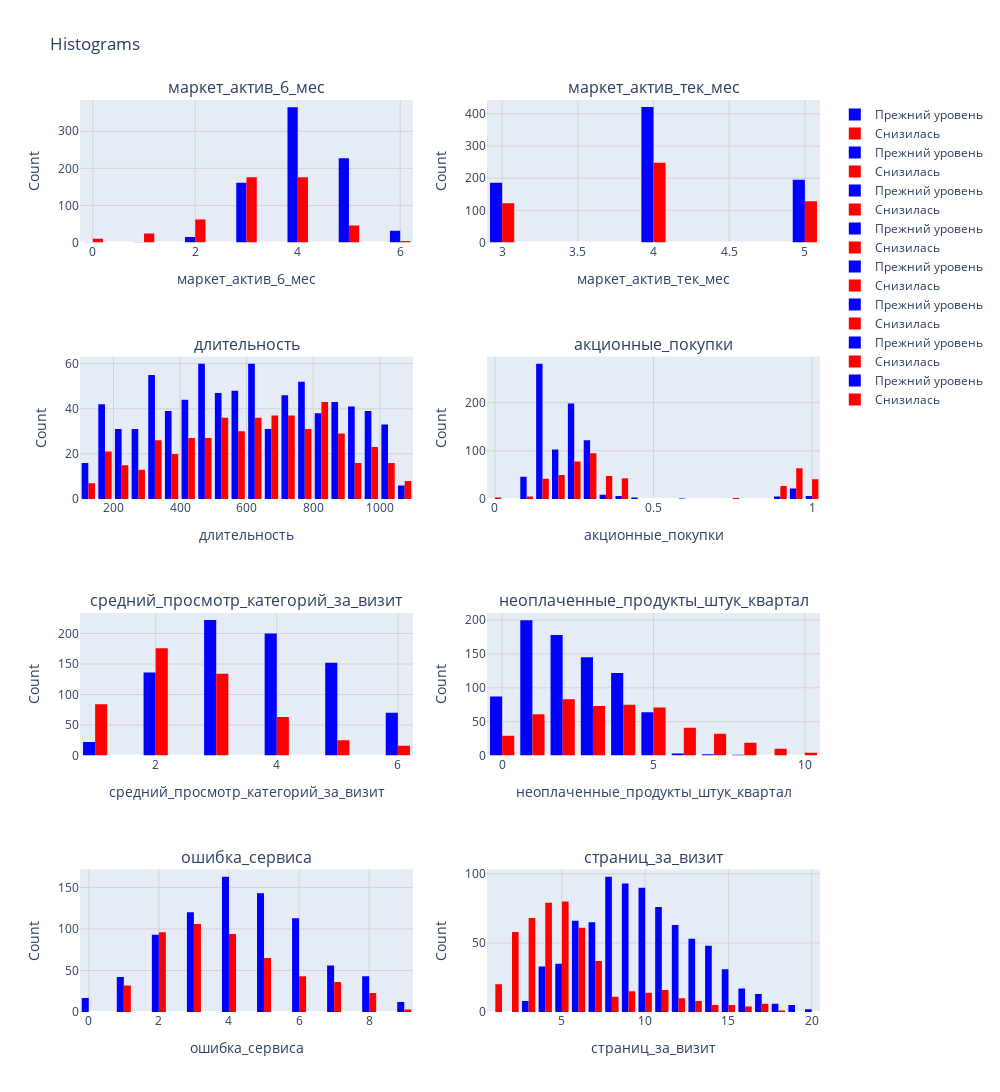

Source (notebook cell):
### Code cell
plot_histograms_one(market_file, num_columns)

### Figure 1 — Plotly figure (JSON) as saved in the notebook; plotly's stock layout.template omitted (floating-point values rounded to 4 significant figures; data arrays with more than 128 entries replaced by an {"elided": "..."} marker saying what was removed)
{"data": [{"marker": {"color": "blue"}, "name": "Прежний уровень", "nbinsx": 20, "type": "histogram", "x": {"elided": "802 int values"}, "xaxis": "x", "yaxis": "y"}, {"marker": {"color": "red"}, "name": "Снизилась", "nbinsx": 20, "type": "histogram", "x": {"elided": "498 int values"}, "xaxis": "x", "yaxis": "y"}, {"marker": {"color": "blue"}, "name": "Прежний уровень", "nbinsx": 20, "type": "histogram", "x": {"elided": "802 int values"}, "xaxis": "x2", "yaxis": "y2"}, {"marker": {"color": "red"}, "name": "Снизилась", "nbinsx": 20, "type": "histogram", "x": {"elided": "498 int values"}, "xaxis": "x2", "yaxis": "y2"}, {"marker": {"color": "blue"}, "name": "Прежний уровень", "nbinsx": 20, "type": "histogram", "x": {"elided": "802 int values"}, "xaxis": "x3", "yaxis": "y3"}, {"marker": {"color": "red"}, "name": "Снизилась", "nbinsx": 20, "type": "histogram", "x": {"elided": "498 int values"}, "xaxis": "x3", "yaxis": "y3"}, {"marker": {"color": "blue"}, "name": "Прежний уровень", "nbinsx": 20, "type": "histogram", "x": {"elided": "802 float values"}, "xaxis": "x4", "yaxis": "y4"}, {"marker": {"color": "red"}, "name": "Снизилась", "nbinsx": 20, "type": "histogram", "x": {"elided": "498 float values"}, "xaxis": "x4", "yaxis": "y4"}, {"marker": {"color": "blue"}, "name": "Прежний уровень", "nbinsx": 20, "type": "histogram", "x": {"elided": "802 int values"}, "xaxis": "x5", "yaxis": "y5"}, {"marker": {"color": "red"}, "name": "Снизилась", "nbinsx": 20, "type": "histogram", "x": {"elided": "498 int values"}, "xaxis": "x5", "yaxis": "y5"}, {"marker": {"color": "blue"}, "name": "Прежний уровень", "nbinsx": 20, "type": "histogram", "x": {"elided": "802 int values"}, "xaxis": "x6", "yaxis": "y6"}, {"marker": {"color": "red"}, "name": "Снизилась", "nbinsx": 20, "type": "histogram", "x": {"elided": "498 int values"}, "xaxis": "x6", "yaxis": "y6"}, {"marker": {"color": "blue"}, "name": "Прежний уровень", "nbinsx": 20, "type": "histogram", "x": {"elided": "802 int values"}, "xaxis": "x7", "yaxis": "y7"}, {"marker": {"color": "red"}, "name": "Снизилась", "nbinsx": 20, "type": "histogram", "x": {"elided": "498 int values"}, "xaxis": "x7", "yaxis": "y7"}, {"marker": {"color": "blue"}, "name": "Прежний уровень", "nbinsx": 20, "type": "histogram", "x": {"elided": "802 int values"}, "xaxis": "x8", "yaxis": "y8"}, {"marker": {"color": "red"}, "name": "Снизилась", "nbinsx": 20, "type": "histogram", "x": {"elided": "498 int values"}, "xaxis": "x8", "yaxis": "y8"}], "layout": {"annotations": [{"font": {"size": 16}, "showarrow": false, "text": "маркет_актив_6_мес", "x": 0.225, "xanchor": "center", "xref": "paper", "y": 1, "yanchor": "bottom", "yref": "paper"}, {"font": {"size": 16}, "showarrow": false, "text": "маркет_актив_тек_мес", "x": 0.775, "xanchor": "center", "xref": "paper", "y": 1, "yanchor": "bottom", "yref": "paper"}, {"font": {"size": 16}, "showarrow": false, "text": "длительность", "x": 0.225, "xanchor": "center", "xref": "paper", "y": 0.7188, "yanchor": "bottom", "yref": "paper"}, {"font": {"size": 16}, "showarrow": false, "text": "акционные_покупки", "x": 0.775, "xanchor": "center", "xref": "paper", "y": 0.7188, "yanchor": "bottom", "yref": "paper"}, {"font": {"size": 16}, "showarrow": false, "text": "средний_просмотр_категорий_за_визит", "x": 0.225, "xanchor": "center", "xref": "paper", "y": 0.4375, "yanchor": "bottom", "yref": "paper"}, {"font": {"size": 16}, "showarrow": false, "text": "неоплаченные_продукты_штук_квартал", "x": 0.775, "xanchor": "center", "xref": "paper", "y": 0.4375, "yanchor": "bottom", "yref": "paper"}, {"font": {"size": 16}, "showarrow": false, "text": "ошибка_сервиса", "x": 0.225, "xanchor": "center", "xref": "paper", "y": 0.1562, "yanchor": "bottom", "yref": "paper"}, {"font": {"size": 16}, "showarrow": false, "text": "страниц_за_визит", "x": 0.775, "xanchor": "center", "xref": "paper", "y": 0.1562, "yanchor": "bottom", "yref": "paper"}], "height": 1600, "legend": {"traceorder": "normal"}, "showlegend": true, "title": {"text": "Histograms"}, "width": 1000, "xaxis": {"anchor": "y", "domain": [0, 0.45], "gridcolor": "LightGray", "gridwidth": 1, "showgrid": true, "title": {"text": "маркет_актив_6_мес"}}, "xaxis2": {"anchor": "y2", "domain": [0.55, 1], "gridcolor": "LightGray", "gridwidth": 1, "showgrid": true, "title": {"text": "маркет_актив_тек_мес"}}, "xaxis3": {"anchor": "y3", "domain": [0, 0.45], "gridcolor": "LightGray", "gridwidth": 1, "showgrid": true, "title": {"text": "длительность"}}, "xaxis4": {"anchor": "y4", "domain": [0.55, 1], "gridcolor": "LightGray", "gridwidth": 1, "showgrid": true, "title": {"text": "акционные_покупки"}}, "xaxis5": {"anchor": "y5", "domain": [0, 0.45], "gridcolor": "LightGray", "gridwidth": 1, "showgrid": true, "title": {"text": "средний_просмотр_категорий_за_визит"}}, "xaxis6": {"anchor": "y6", "domain": [0.55, 1], "gridcolor": "LightGray", "gridwidth": 1, "showgrid": true, "title": {"text": "неоплаченные_продукты_штук_квартал"}}, "xaxis7": {"anchor": "y7", "domain": [0, 0.45], "gridcolor": "LightGray", "gridwidth": 1, "showgrid": true, "title": {"text": "ошибка_сервиса"}}, "xaxis8": {"anchor": "y8", "domain": [0.55, 1], "gridcolor": "LightGray", "gridwidth": 1, "showgrid": true, "title": {"text": "страниц_за_визит"}}, "yaxis": {"anchor": "x", "domain": [0.8438, 1], "gridcolor": "LightGray", "gridwidth": 1, "showgrid": true, "title": {"text": "Count"}}, "yaxis2": {"anchor": "x2", "domain": [0.8438, 1], "gridcolor": "LightGray", "gridwidth": 1, "showgrid": true, "title": {"text": "Count"}}, "yaxis3": {"anchor": "x3", "domain": [0.5625, 0.7188], "gridcolor": "LightGray", "gridwidth": 1, "showgrid": true, "title": {"text": "Count"}}, "yaxis4": {"anchor": "x4", "domain": [0.5625, 0.7188], "gridcolor": "LightGray", "gridwidth": 1, "showgrid": true, "title": {"text": "Count"}}, "yaxis5": {"anchor": "x5", "domain": [0.2812, 0.4375], "gridcolor": "LightGray", "gridwidth": 1, "showgrid": true, "title": {"text": "Count"}}, "yaxis6": {"anchor": "x6", "domain": [0.2812, 0.4375], "gridcolor": "LightGray", "gridwidth": 1, "showgrid": true, "title": {"text": "Count"}}, "yaxis7": {"anchor": "x7", "domain": [0, 0.1562], "gridcolor": "LightGray", "gridwidth": 1, "showgrid": true, "title": {"text": "Count"}}, "yaxis8": {"anchor": "x8", "domain": [0, 0.1562], "gridcolor": "LightGray", "gridwidth": 1, "showgrid": true, "title": {"text": "Count"}}}}
